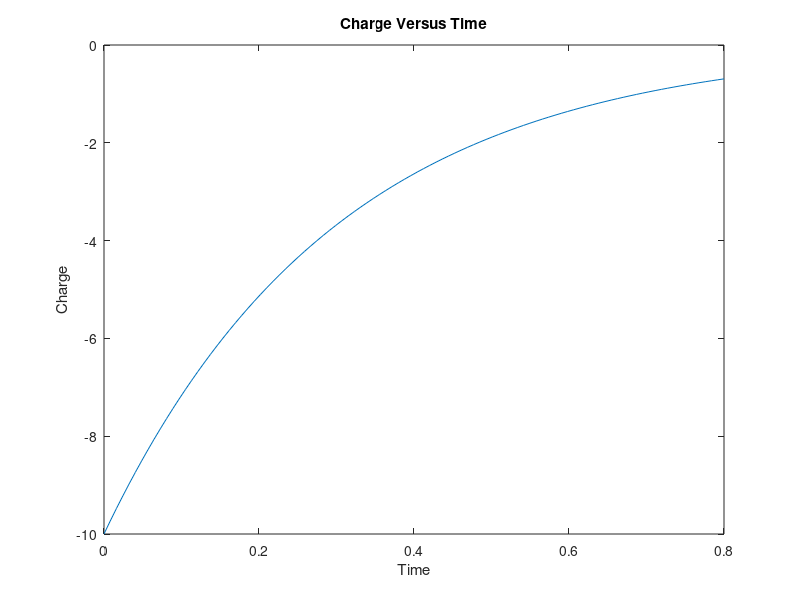

Write the MATLAB code that produced this figure.
% Max Ryterski
% MECH105
% 8/28/19
% Homework 1
clc; clear;
q0 = 10;
R = 60;
L = 9;
C = 0.00005;
t = linspace(0,0.8);
q = q0.*exp(-(R.*t)/(2*L)).*cos(sqrt((1/(L*C))-(R/(2*L))^2.*t));
plot(t,q)
title('Charge Versus Time')
xlabel('Time')
ylabel('Charge')